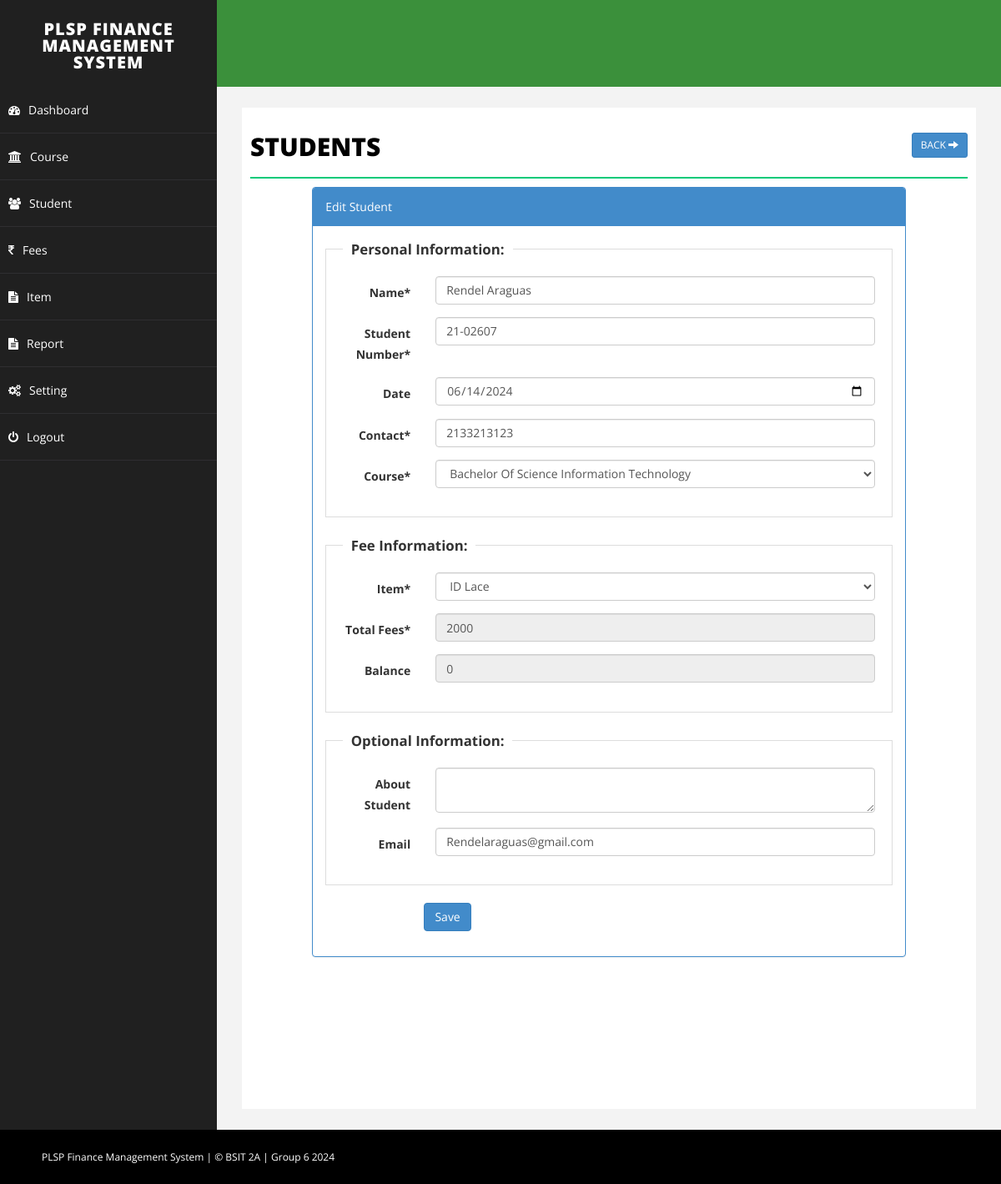
The app's page /student.php?action=edit&id=45 (signed in) with its own data.
### tables this page shows
CREATE TABLE `student` (
  `id` int(255) NOT NULL,
  `emailid` varchar(255) NOT NULL,
  `sname` varchar(255) NOT NULL,
  `snumber` varchar(255) NOT NULL,
  `joindate` date NOT NULL DEFAULT current_timestamp(),
  `item` varchar(255) NOT NULL,
  `about` text NOT NULL,
  `contact` varchar(255) NOT NULL,
  `fees` int(255) NOT NULL,
  `Course` varchar(255) NOT NULL,
  `balance` int(255) NOT NULL,
  `delete_status` enum('0','1') NOT NULL DEFAULT '0'
);

CREATE TABLE `course` (
  `id` int(255) NOT NULL,
  `Course` varchar(255) NOT NULL,
  `Department` text NOT NULL,
  `detail` text NOT NULL,
  `delete_status` enum('0','1') NOT NULL DEFAULT '0'
);

CREATE TABLE `item` (
  `id` int(11) NOT NULL,
  `item` varchar(200) NOT NULL,
  `availability` enum('In Stock','Out Of Stock') NOT NULL DEFAULT 'In Stock',
  `delete_status` enum('0','1') NOT NULL DEFAULT '0',
  `description` varchar(255) NOT NULL
);

### student.php (the view, shortened to what this page needs)
<?php
include("php/dbconnect.php");
$emailid='';
$sname='';
$snumber='';
$joindate = '';
$contact='';
$balance = 0;
$fees='';
$about = '';
$Course='';
$item='';
$action = "add";
if(isset($_GET['action']) && $_GET['action']=="edit" ){
$id = isset($_GET['id'])?mysqli_real_escape_string($conn,$_GET['id']):'';
$sqlEdit = $conn->query("SELECT * FROM student WHERE id='".$id."'");
if($sqlEdit->num_rows)
{
$rowsEdit = $sqlEdit->fetch_assoc();
extract($rowsEdit);
$action = "update";
}else
{
$_GET['action']="";
}
}
?>
<!DOCTYPE html>
<html xmlns="http://www.w3.org/1999/xhtml">
<head>
    <link href="css/bootstrap.css" rel="stylesheet" />
    <link href="css/font-awesome.css" rel="stylesheet" />
    <link href="css/basic.css" rel="stylesheet" />
    <link href="css/custom.css" rel="stylesheet" />
	<link href="css/ui.css" rel="stylesheet" />
	<link href="css/datepicker.css" rel="stylesheet" />
</head>
<?php
include("php/header.php");
?>
        <div id="page-wrapper">
            <div id="page-inner">
                <div class="row">
                    <div class="col-md-12">
                        <h1 class="page-head-line">Students
						<?php
						echo (isset($_GET['action']) && @$_GET['action']=="add" || @$_GET['action']=="edit")?
						' <a href="student.php" class="btn btn-primary btn-sm pull-right">Back <i class="glyphicon glyphicon-arrow-right"></i></a>':'<a href="student.php?action=add" class="btn btn-primary btn-sm pull-right"><i class="glyphicon glyphicon-plus"></i> Add </a>';
						?>
						</h1>
                    </div>
                </div>
        <?php
		 if(isset($_GET['action']) && @$_GET['action']=="add" || @$_GET['action']=="edit")
		 {
		?>
                <div class="row">
                    <div class="col-sm-10 col-sm-offset-1">
               <div class="panel panel-primary">
                        <div class="panel-heading">
                           <?php echo ($action=="add")? "Add Student": "Edit Student"; ?>
                        </div>
						<form action="student.php" method="post" id="signupForm1" class="form-horizontal">
                        <div class="panel-body">
						<fieldset class="scheduler-border" >
						 <legend  class="scheduler-border">Personal Information:</legend>
						<div class="form-group">
								<label class="col-sm-2 control-label" for="Old">Name* </label>
								<div class="col-sm-10">
									<input type="text" class="form-control" id="sname" name="sname" value="<?php echo $sname;?>"  />
								</div>
							</div>
							<div class="form-group">
								<label class="col-sm-2 control-label" for="Old">Student Number* </label>
								<div class="col-sm-10">
									<input type="text" class="form-control" id="sname" name="snumber" value="<?php echo $snumber;?>"  />
								</div>
							</div>
							<div class="form-group">
                               <label class="col-sm-2 control-label" for="Old">Date</label>
                               <div class="col-sm-10">
                                 <input type="date" class="form-control" id="joindate" name="joindate" value="<?php echo $joindate;?>"  />
                                </div><br> <br
						<div class="form-group">
								<label class="col-sm-2 control-label" for="Old">Contact* </label>
								<div class="col-sm-10">
									<input type="text" class="form-control" id="contact" name="contact" value="<?php echo $contact;?>" maxlength="11" />
								</div>
							</div>
						<div class="form-group">
								<label class="col-sm-2 control-label" for="Old">Course* </label>
								<div class="col-sm-10">
									<select  class="form-control" id="Course" name="Course" >
                                    <?php
									$sql = "select * from Course where delete_status='0' order by Course.Course asc";
									$q = $conn->query($sql);
									while($r = $q->fetch_assoc())
									{
									echo '<option value="'.$r['id'].'"  '.(($Course==$r['id'])?'selected="selected"':'').'>'.$r['Course'].'</option>';
									}
									?>
									</select>
								</div>
						</div>
						 </fieldset>
							<fieldset class="scheduler-border" >
						 <legend  class="scheduler-border">Fee Information:</legend>
						 <div class="form-group">
								<label class="col-sm-2 control-label" for="Old">Item* </label>
								<div class="col-sm-10">
									<select class="form-control" id="item" name="item">
                                    <?php
									$sql = "select * from item where delete_status='0' order by item.item asc";
									$q = $conn->query($sql);
									while($r = $q->fetch_assoc())
									{
									echo '<option value="'.$r['item'].'"  '.(($item==$r['item'])?'selected="selected"':'').'>'.$r['item'].'</option>';
									}
									?>
									</select>
								</div>
						</div>
						<div class="form-group">
								<label class="col-sm-2 control-label" for="Old">Total Fees* </label>
								<div class="col-sm-10">
									<input type="text" class="form-control" id="fees" name="fees" value="<?php echo $fees;?>" <?php echo ($action=="update")?"disabled":""; ?>  />
								</div>
						</div>
						<div class="form-group">
								<label class="col-sm-2 control-label" for="Old">Balance </label>
								<div class="col-sm-10">
									<input type="text" class="form-control"  id="balance" name="balance" value="<?php echo $balance;?>" disabled />
								</div>
						</div>
							</fieldset>
							 <fieldset class="scheduler-border" >
						 <legend  class="scheduler-border">Optional Information:</legend>
							<div class="form-group">
								<label class="col-sm-2 control-label" for="Password">About Student </label>
								<div class="col-sm-10">
	                        <textarea class="form-control" id="about" name="about"><?php echo $about;?></textarea >
								</div>
							</div>
							<div class="form-group">
								<label class="col-sm-2 control-label" for="Old">Email</label>
								<div class="col-sm-10">
									<input type="text" class="form-control" id="emailid" name="emailid" value="<?php echo $emailid;?>"  />
								</div>
						    </div>
							</fieldset>
						<div class="form-group">
								<div class="col-sm-8 col-sm-offset-2">
									<button type="submit" name="save" class="btn btn-primary">Save </button>
								</div>
							</div>
                         </div>
							</form>
                        </div>
                            </div>
                </div>
		<?php
		}
		?>
            </div>
        </div>
    </div>
    <div id="footer-sec">
     PLSP Finance Management System | © BSIT 2A | Group 6 2024
    </div>
</body>
</html>

### css/basic.css (style rules this page uses)
body { font-family: 'Open Sans', sans-serif; line-height:25px; }
#page-wrapper { padding: 15px 15px; min-height: 600px; background: #F3F3F3; }
#page-inner { width: 100%; margin: 10px 20px 10px 0px; background-color: #fff!important; padding: 10px; min-height: 1200px; }
.page-head-line { font-size: 30px; text-transform: uppercase; color: #000; font-weight: 800; padding-bottom: 20px; border-bottom: 2px solid #00CA79; margin-bottom: 10px; }
#footer-sec { background-color:#000; padding:20px 50px; color:#fff; font-size:12px; }
@media (min-width:768px) { #page-wrapper { margin: 0 0 0 260px; padding: 15px 30px; min-height: 1200px; } }

### css/custom.css (style rules this page uses)
fieldset.scheduler-border { border: 1px groove #ddd !important; padding: 0 1.4em 1.4em 1.4em !important; margin: 0 0 1.5em 0 !important; -webkit-box-shadow: 0px 0px 0px 0px #000 ; box-shadow: 0px 0px 0px 0px #000 ; }
legend.scheduler-border { font-size: 1.2em !important; font-weight: bold !important; text-align: left !important; width:auto; padding:0 10px; border-bottom:none; }

### records on screen
student: sname "Rendel Araguas", snumber "21-02607", joindate "06/14/2024", contact "2133213123", Course "Bachelor Of Science Information Technology", item "ID Lace", fees "2000", balance "0", emailid "Rendelaraguas@gmail.com"
